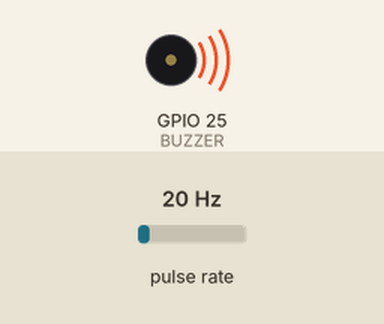
Simulated run of this sketch. Board: ESP32. Parts: buzzer (waves = sounding, pin HIGH). Wiring (inferred from the names in the program): pulse sensor: data GPIO 27. The inputs (shaded band) are chosen by the test bench; at power-on: pulse rate 20 Hz. WiFi joins after 1.5 s; servers stay silent unless stated; no MQTT or app messages arrive unless stated; the modem accepts every AT command (registered, SIM ready, sends succeed) and sends nothing else; what the sketch prints to the serial monitor is not drawn.

Above: at 2.7 s.
2.8 s: pulse rate (sensor on GPIO 27) set to 111 Hz
5.7 s: pulse rate (sensor on GPIO 27) set to 114 Hz
At 7.0 s:
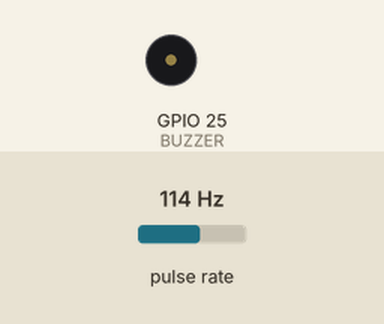
Timing chart, 0 to 14.0 s (numbered marks = the images above; inputs shaded):
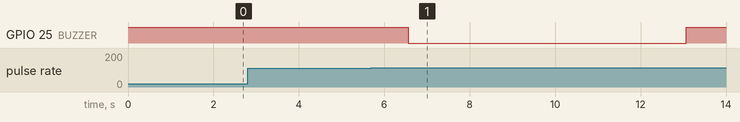

Measured:
- the behaviour switches between 112 and 113 Hz on pulse rate (sensor on GPIO 27) (found by bisection; images 0 and 1)
- after the input at 2.8 s, every drawn part: stays the same
- after the input at 5.7 s, GPIO 25 (BUZZER): HIGH → LOW after 0.87 s, → HIGH 6.5 s later

The sketch:

sketch_apr25a.ino
```cpp
#include <WiFi.h>
#include <PubSubClient.h>

// ===== WIFI =====
const char* ssid = "salahtotal";
const char* password = "Warungkopi";

// ===== MQTT =====
const char* mqtt_server = "broker.emqx.io";

WiFiClient espClient;
PubSubClient client(espClient);

// ===== SIM800L =====
HardwareSerial sim800(1);

// ===== PIN =====
#define FLOW_SENSOR 27
#define BUZZER 25

unsigned long buzzerTimer = 0;
bool buzzerState = false;

volatile int pulse = 0;
float flowRate = 0;
float total = 0;

unsigned long lastTime = 0;
unsigned long flowStartTime = 0;

// ===== BATAS =====
float batasFlow = 15.0;
int batasDurasi = 20;

bool sedangMengalir = false;

// ===== SMS =====
bool smsSent = false;

// ===== AUTO SWITCH =====
unsigned long lastSwitchTime = 0;
bool lastModeWiFi = true;

// ===== INTERRUPT =====
void IRAM_ATTR countPulse() {
  pulse++;
}

// ===== WIFI =====
void setup_wifi() {
  WiFi.begin(ssid, password);

  Serial.print("Connecting WiFi");

  for (int i = 0; i < 20; i++) {
    if (WiFi.status() == WL_CONNECTED) break;
    delay(500);
    Serial.print(".");
  }

  if (WiFi.status() == WL_CONNECTED) {
    Serial.println("\nWiFi Connected");
  } else {
    Serial.println("\nWiFi Failed");
  }
}

// ===== MQTT =====
void reconnectMQTT() {
  if (!client.connected()) {
    if (client.connect("ESP32_HYBRID")) {
      Serial.println("MQTT Connected");
    }
  }
}

// ===== GSM HTTP =====
void sendGSM(float flow, float total, int alarm) {

  Serial.println("📡 GSM SEND");

  sim800.println("AT");
  delay(500);

  sim800.println("AT+SAPBR=3,1,\"CONTYPE\",\"GPRS\"");
  delay(1000);

  sim800.println("AT+SAPBR=3,1,\"APN\",\"internet\"");
  delay(1000);

  sim800.println("AT+SAPBR=1,1");
  delay(3000);

  sim800.println("AT+HTTPINIT");
  delay(1000);

  String url = "http://smartwatermeter-production.up.railway.app?";
  url += "flow=" + String(flow);
  url += "&total=" + String(total);
  url += "&alarm=" + String(alarm);

  sim800.print("AT+HTTPPARA=\"URL\",\"");
  sim800.print(url);
  sim800.println("\"");

  delay(1000);

  sim800.println("AT+HTTPACTION=0");
  delay(5000);

  sim800.println("AT+HTTPTERM");
}

// ===== SMS =====
void sendSMS(String msg){
  sim800.println("AT+CMGF=1");
  delay(1000);

  sim800.println("AT+CMGS=\"+6287739853663\""); // GANTI NOMOR
  delay(1000);

  sim800.print(msg);
  delay(500);

  sim800.write(26);
  delay(3000);
}

// ===== SETUP =====
void setup() {
  Serial.begin(115200);

pinMode(BUZZER, OUTPUT);
digitalWrite(BUZZER, HIGH); // default mati

  attachInterrupt(digitalPinToInterrupt(FLOW_SENSOR), countPulse, FALLING);

  setup_wifi();

  client.setServer(mqtt_server, 1883);

  sim800.begin(9600, SERIAL_8N1, 16, 17);

  Serial.println("🚀 SYSTEM HYBRID READY");

}

// ===== LOOP =====
void loop() {

  if (millis() - lastTime >= 1000) {

    // ===== HITUNG FLOW =====
    flowRate = pulse / 7.5;
    total += (flowRate / 60.0);

    // ===== DETEKSI DURASI =====
    if (flowRate > 0) {
      if (!sedangMengalir) {
        flowStartTime = millis();
        sedangMengalir = true;
      }
    } else {
      sedangMengalir = false;
    }

    int durasi = (millis() - flowStartTime) / 1000;

    // ===== ALARM =====
    bool alarm = (
      flowRate > batasFlow ||
      (sedangMengalir && durasi > batasDurasi)
    );

    // ===== BUZZER =====
unsigned long now = millis();

// ===== NORMAL =====
if (!alarm) {
  digitalWrite(BUZZER, HIGH); // mati (untuk active buzzer)
}

// ===== BAHAYA =====
else if (flowRate > batasFlow) {

  // beep cepat
  if (now - buzzerTimer > 150) {
    buzzerState = !buzzerState;
    digitalWrite(BUZZER, buzzerState ? LOW : HIGH);
    buzzerTimer = now;
  }
}

// ===== SIAGA =====
else {

  // beep pelan
  if (now - buzzerTimer > 700) {
    buzzerState = !buzzerState;
    digitalWrite(BUZZER, buzzerState ? LOW : HIGH);
    buzzerTimer = now;
  }
}

    // ===== SMS =====
    if (alarm && !smsSent) {
      sendSMS("🚨 ALERT AIR TERDETEKSI!");
      smsSent = true;
    }
    if (!alarm) smsSent = false;

    // ===== AUTO SWITCH =====
    bool wifiConnected = (WiFi.status() == WL_CONNECTED);
    int rssi = wifiConnected ? WiFi.RSSI() : -100;

    if (wifiConnected && !client.connected()) {
      reconnectMQTT();
    }

    bool mqttOK = client.connected();

    bool targetModeWiFi = (
      wifiConnected &&
      mqttOK &&
      rssi > -75
    );

    // ===== ANTI FLIP MODE =====
    if (targetModeWiFi != lastModeWiFi && millis() - lastSwitchTime > 10000) {
      lastModeWiFi = targetModeWiFi;
      lastSwitchTime = millis();
    }

    bool useWiFi = lastModeWiFi;

    // ===== DEBUG =====
    Serial.print("Flow: ");
    Serial.print(flowRate);
    Serial.print(" | Total: ");
    Serial.print(total);
    Serial.print(" | RSSI: ");
    Serial.print(rssi);
    Serial.print(" | MODE: ");

    // ===== KIRIM DATA =====
    if (useWiFi) {

      client.loop();

      client.publish("smartwater/flow", String(flowRate).c_str());
      client.publish("smartwater/total", String(total).c_str());
      client.publish("smartwater/alarm", alarm ? "1" : "0");

      Serial.println("📶 WIFI (MQTT)");

    } else {

      sendGSM(flowRate, total, alarm ? 1 : 0);

      Serial.println("📡 GSM");

    }

    pulse = 0;
    lastTime = millis();
  }
}
```
